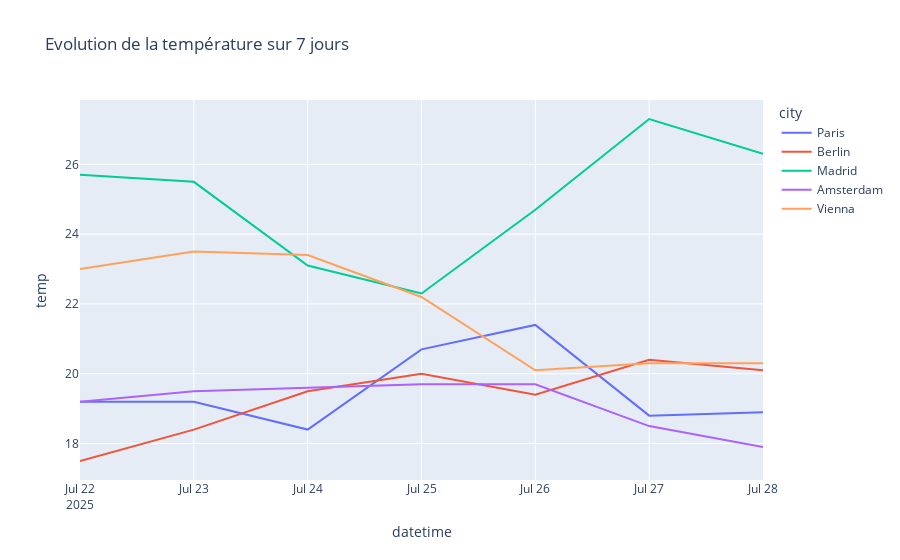

The notebook cell saved with this chart:
### Markdown cell above
2. **Tendances temporelles**
   - Évolution sur 30 jours
   - Identification des patterns

### Code cell
fig = px.line(df_total,
              title="Evolution de la température sur 7 jours",
              x="datetime", 
              y="temp", 
              color="city")
fig.show()

### Figure 1 — Plotly figure (JSON) as saved in the notebook; plotly's stock layout.template omitted (floating-point values rounded to 4 significant figures)
{"data": [{"hovertemplate": "city=Paris<br>datetime=%{x}<br>temp=%{y}<extra></extra>", "legendgroup": "Paris", "line": {"color": "#636efa", "dash": "solid"}, "marker": {"symbol": "circle"}, "mode": "lines", "name": "Paris", "orientation": "v", "showlegend": true, "type": "scatter", "x": ["2025-07-22", "2025-07-23", "2025-07-24", "2025-07-25", "2025-07-26", "2025-07-27", "2025-07-28"], "xaxis": "x", "y": [19.2, 19.2, 18.4, 20.7, 21.4, 18.8, 18.9], "yaxis": "y"}, {"hovertemplate": "city=Berlin<br>datetime=%{x}<br>temp=%{y}<extra></extra>", "legendgroup": "Berlin", "line": {"color": "#EF553B", "dash": "solid"}, "marker": {"symbol": "circle"}, "mode": "lines", "name": "Berlin", "orientation": "v", "showlegend": true, "type": "scatter", "x": ["2025-07-22", "2025-07-23", "2025-07-24", "2025-07-25", "2025-07-26", "2025-07-27", "2025-07-28"], "xaxis": "x", "y": [17.5, 18.4, 19.5, 20.0, 19.4, 20.4, 20.1], "yaxis": "y"}, {"hovertemplate": "city=Madrid<br>datetime=%{x}<br>temp=%{y}<extra></extra>", "legendgroup": "Madrid", "line": {"color": "#00cc96", "dash": "solid"}, "marker": {"symbol": "circle"}, "mode": "lines", "name": "Madrid", "orientation": "v", "showlegend": true, "type": "scatter", "x": ["2025-07-22", "2025-07-23", "2025-07-24", "2025-07-25", "2025-07-26", "2025-07-27", "2025-07-28"], "xaxis": "x", "y": [25.7, 25.5, 23.1, 22.3, 24.7, 27.3, 26.3], "yaxis": "y"}, {"hovertemplate": "city=Amsterdam<br>datetime=%{x}<br>temp=%{y}<extra></extra>", "legendgroup": "Amsterdam", "line": {"color": "#ab63fa", "dash": "solid"}, "marker": {"symbol": "circle"}, "mode": "lines", "name": "Amsterdam", "orientation": "v", "showlegend": true, "type": "scatter", "x": ["2025-07-22", "2025-07-23", "2025-07-24", "2025-07-25", "2025-07-26", "2025-07-27", "2025-07-28"], "xaxis": "x", "y": [19.2, 19.5, 19.6, 19.7, 19.7, 18.5, 17.9], "yaxis": "y"}, {"hovertemplate": "city=Vienna<br>datetime=%{x}<br>temp=%{y}<extra></extra>", "legendgroup": "Vienna", "line": {"color": "#FFA15A", "dash": "solid"}, "marker": {"symbol": "circle"}, "mode": "lines", "name": "Vienna", "orientation": "v", "showlegend": true, "type": "scatter", "x": ["2025-07-22", "2025-07-23", "2025-07-24", "2025-07-25", "2025-07-26", "2025-07-27", "2025-07-28"], "xaxis": "x", "y": [23.0, 23.5, 23.4, 22.2, 20.1, 20.3, 20.3], "yaxis": "y"}], "layout": {"legend": {"title": {"text": "city"}, "tracegroupgap": 0}, "title": {"text": "Evolution de la température sur 7 jours"}, "xaxis": {"anchor": "y", "domain": [0, 1], "title": {"text": "datetime"}}, "yaxis": {"anchor": "x", "domain": [0, 1], "title": {"text": "temp"}}}}
